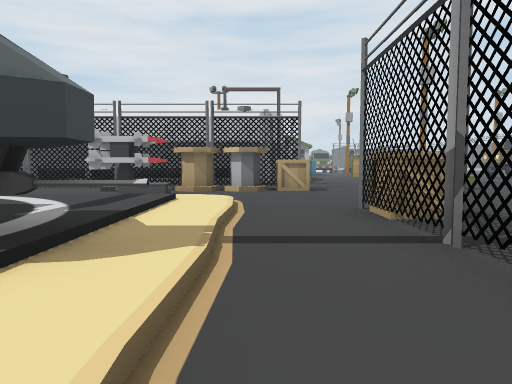
view 1 (above)

22 first-person views from a walk through a scene from a Unity 3-D project. The camera is 1.2 m above the floor, tilts 4° down and sees 70° across. The floor is counted in squares, 2 m on a side. Each view is taken from the middle of a square. On the plan, view 1 faces up. The plan holds only what a view shows up to about 10 squares ahead; the rest is blank. The place goes on beyond the plan.

view 2
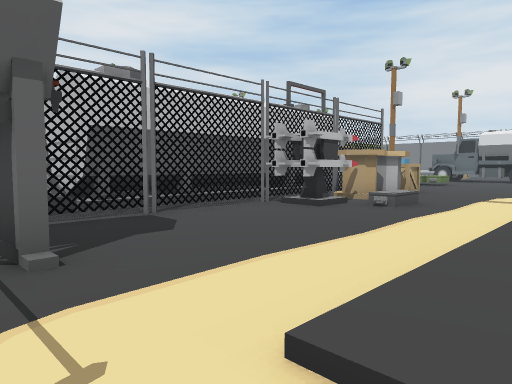

view 3
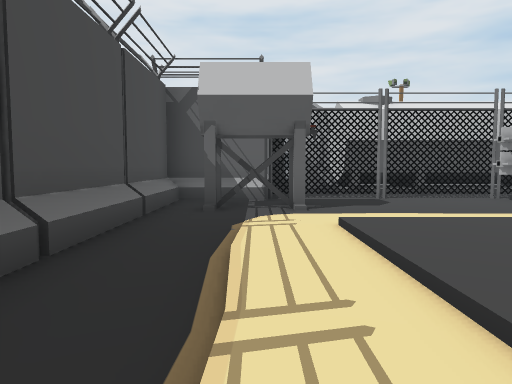

view 4
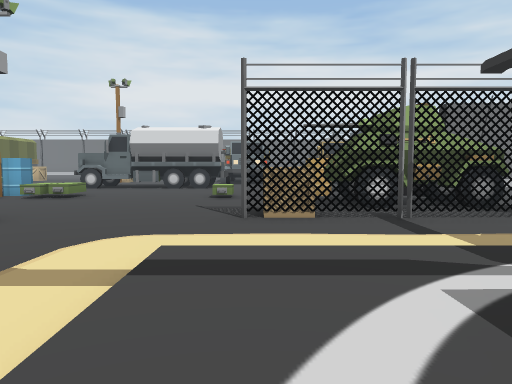

view 5
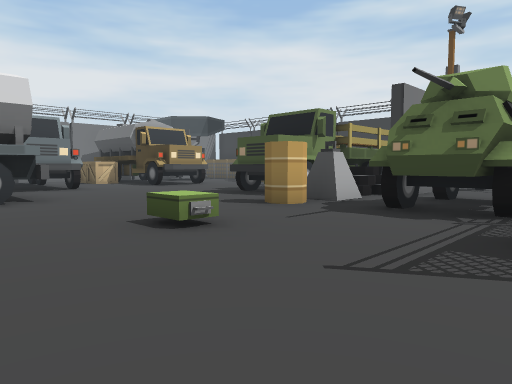

view 6
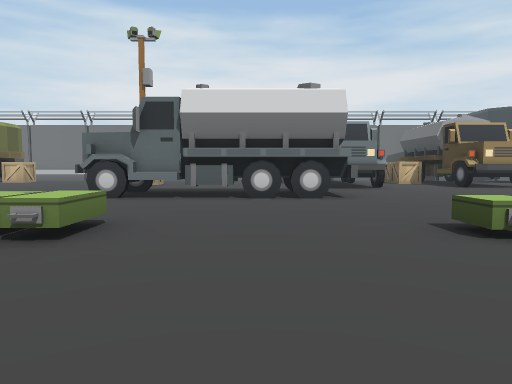

view 7
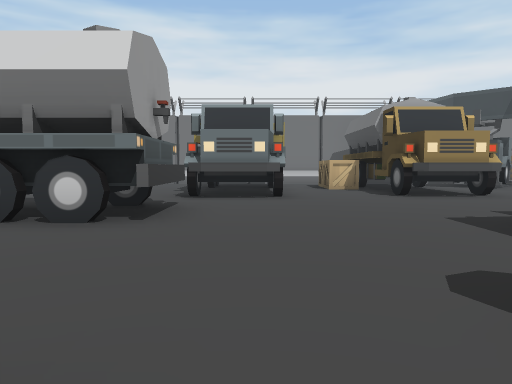

view 8
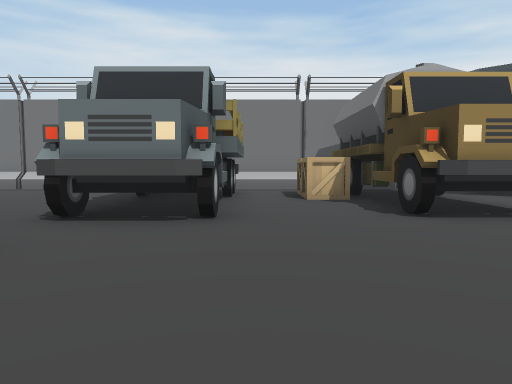

view 9
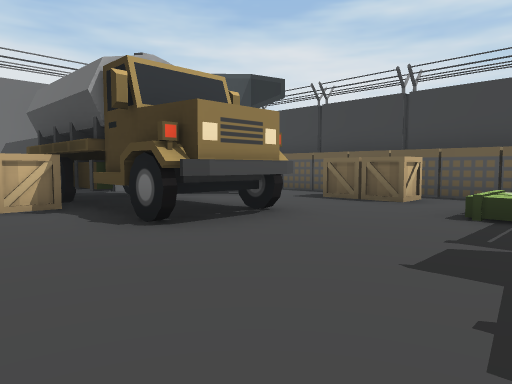

view 10
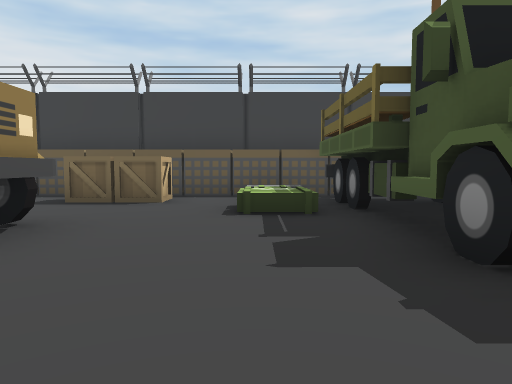

view 11
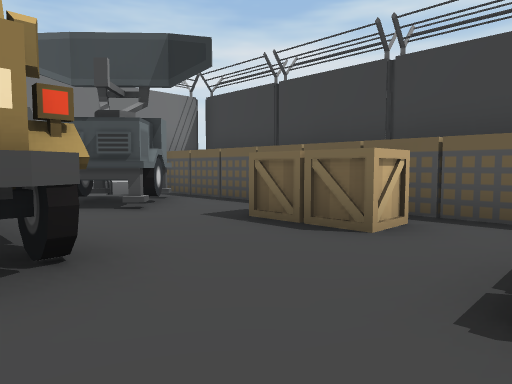

view 12
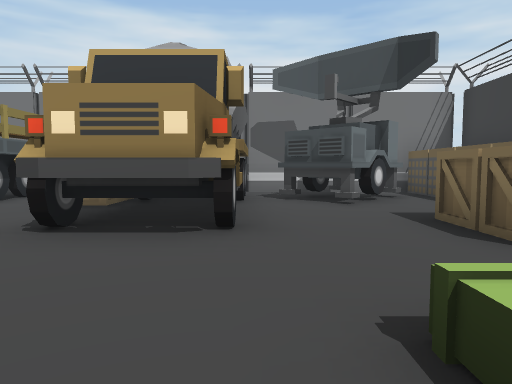

view 13
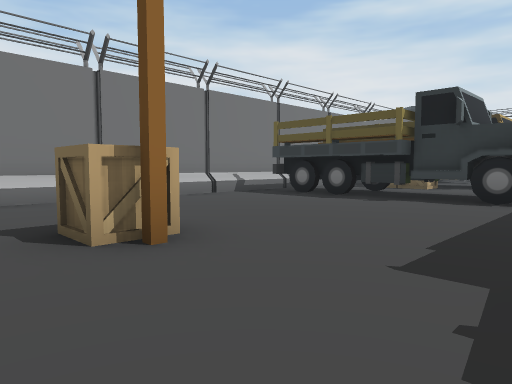

view 14
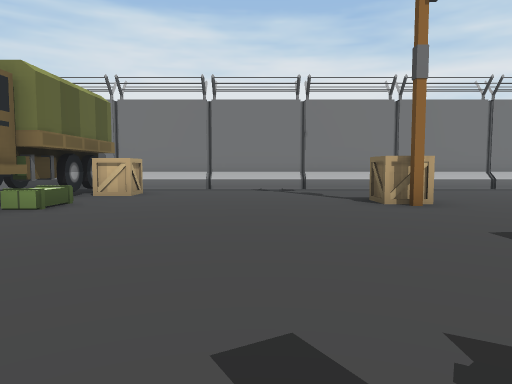

view 15
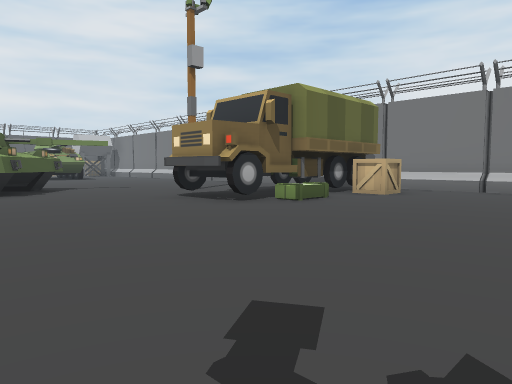

view 16
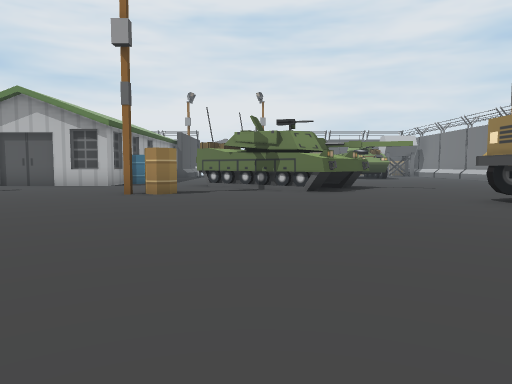

view 17
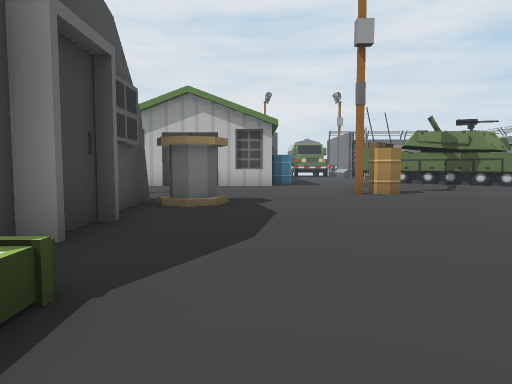

view 18
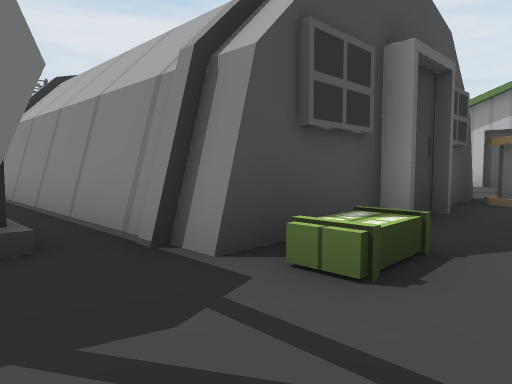

view 19
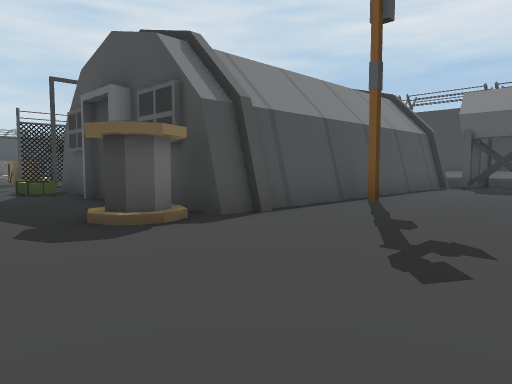

view 20
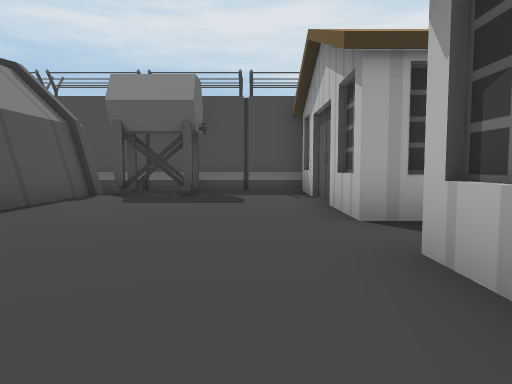

view 21
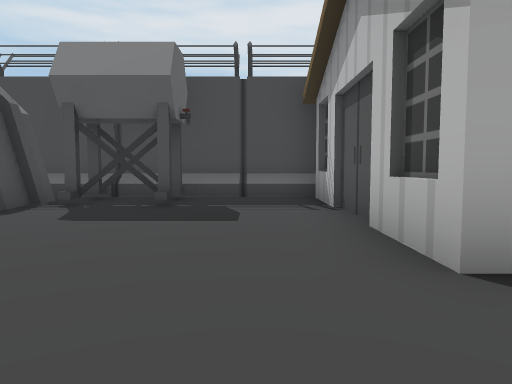

view 22
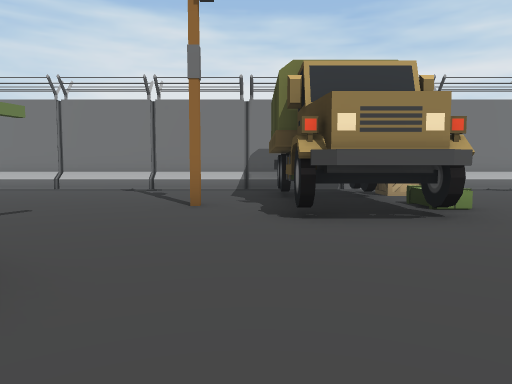

### Floor plan
Key: @ floor where view 1 was taken; # wall or solid block; . main floor; : floor 0.25 m higher than the main floor; / step, stairs or slope; = window, fence, low wall or low ledge; ^ raised ledge; B box; C crate; U building; T tank; A barrel; R truck; O other object.
Columns run from 11 left of view 1 to 18 right of it. Each row starts with its distance up from view 1.
 25   #######.#               ...#
 24   #.........            .....#
 23   #................####......#
 22   #.................##.......#
 21   #.T............A.......#...#
 20   #.T........................#
 19   #/U########O.........RRRRRR#
 18             #..........RRRRRR#
 17             #...........C .C.#
 16             #................#
 15             #C...............#
 14     U########/..  ...........#
 13        ........    ..........#
 12     .#######... #    ....C...#
 11    /.######    .BA  RR.......#
 10 ###====#^^^^=...B...RR.......#
  9 #.T....OOOOOC.......RR.......#
  8 #.T.....//..........RR.......#
  7 #...................RR.......#
  6 #.////////:.....B...RR.RRRRRR#
  5 #.//:: :::/..C.........RRRRRR#
  4 #.//:   ::/.=C...............#
  3  .//     :/.##OO.A........CC.#
  2   /      ##.=#OO.ORR...RRRRCR
  1           /. #OO. RR...RRRRRR
  0            @  ...ORR.........#
 -1                .. RR//....OO.#
 -2                .# RR.O.CC..OO#
 -3                ..  R//.....O #
 -4                    OOOOOOOOOO#
 -5                    ##########:

Where each view was taken, in squares from view 1:
view 1: 0 up, 0 right, facing up
view 2: 5 up, 9 left, facing up-right
view 3: 2 up, 9 left, facing up
view 4: 5 up, 4 left, facing right
view 5: 8 up, 2 right, facing down-right
view 6: 8 up, 2 right, facing right
view 7: 5 up, 5 right, facing right
view 8: 4 up, 8 right, facing right
view 9: 4 up, 9 right, facing down-right
view 10: 4 up, 10 right, facing down
view 11: 1 up, 10 right, facing down-right
view 12: 0 up, 9 right, facing right
view 13: 13 up, 11 right, facing down-right
view 14: 14 up, 8 right, facing right
view 15: 13 up, 8 right, facing up-right
view 16: 13 up, 8 right, facing up
view 17: 13 up, 3 right, facing up
view 18: 12 up, 3 right, facing up-left
view 19: 23 up, 4 right, facing down-left
view 20: 23 up, 1 right, facing left
view 21: 23 up, 1 left, facing left
view 22: 20 up, 8 right, facing right
